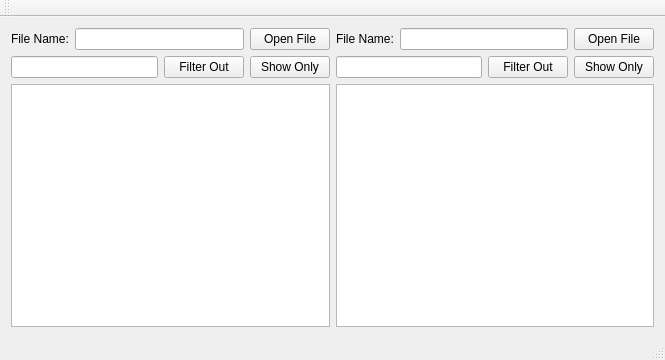
<?xml version="1.0" encoding="UTF-8"?>
<ui version="4.0">
 <class>MainWindow</class>
 <widget class="QMainWindow" name="MainWindow">
  <property name="geometry">
   <rect>
    <x>0</x>
    <y>0</y>
    <width>665</width>
    <height>360</height>
   </rect>
  </property>
  <property name="windowTitle">
   <string>MainWindow</string>
  </property>
  <widget class="QWidget" name="centralWidget">
   <layout class="QHBoxLayout" name="horizontalLayout_5">
    <item>
     <layout class="QVBoxLayout" name="verticalLayout">
      <item>
       <layout class="QHBoxLayout" name="horizontalLayout_2">
        <item>
         <widget class="QLabel" name="label">
          <property name="text">
           <string>File Name:</string>
          </property>
         </widget>
        </item>
        <item>
         <widget class="QLineEdit" name="leftFileName"/>
        </item>
        <item>
         <widget class="QPushButton" name="openButton1">
          <property name="text">
           <string>Open File</string>
          </property>
         </widget>
        </item>
       </layout>
      </item>
      <item>
       <layout class="QHBoxLayout" name="horizontalLayout">
        <item>
         <widget class="QLineEdit" name="lineEdit"/>
        </item>
        <item>
         <widget class="QPushButton" name="filterButton1">
          <property name="text">
           <string>Filter Out</string>
          </property>
         </widget>
        </item>
        <item>
         <widget class="QPushButton" name="showButton1">
          <property name="text">
           <string>Show Only</string>
          </property>
         </widget>
        </item>
       </layout>
      </item>
      <item>
       <widget class="QTableView" name="tableView1"/>
      </item>
     </layout>
    </item>
    <item>
     <layout class="QVBoxLayout" name="verticalLayout_2">
      <item>
       <layout class="QHBoxLayout" name="horizontalLayout_3">
        <item>
         <widget class="QLabel" name="label_2">
          <property name="text">
           <string>File Name:</string>
          </property>
         </widget>
        </item>
        <item>
         <widget class="QLineEdit" name="rightFileName"/>
        </item>
        <item>
         <widget class="QPushButton" name="openButton2">
          <property name="text">
           <string>Open File</string>
          </property>
         </widget>
        </item>
       </layout>
      </item>
      <item>
       <layout class="QHBoxLayout" name="horizontalLayout_4">
        <item>
         <widget class="QLineEdit" name="lineEdit_2"/>
        </item>
        <item>
         <widget class="QPushButton" name="filterButton2">
          <property name="text">
           <string>Filter Out</string>
          </property>
         </widget>
        </item>
        <item>
         <widget class="QPushButton" name="showButton2">
          <property name="text">
           <string>Show Only</string>
          </property>
         </widget>
        </item>
       </layout>
      </item>
      <item>
       <widget class="QTableView" name="tableView2"/>
      </item>
     </layout>
    </item>
   </layout>
  </widget>
  <widget class="QMenuBar" name="menuBar">
   <property name="geometry">
    <rect>
     <x>0</x>
     <y>0</y>
     <width>665</width>
     <height>19</height>
    </rect>
   </property>
  </widget>
  <widget class="QToolBar" name="mainToolBar">
   <attribute name="toolBarArea">
    <enum>TopToolBarArea</enum>
   </attribute>
   <attribute name="toolBarBreak">
    <bool>false</bool>
   </attribute>
  </widget>
  <widget class="QStatusBar" name="statusBar"/>
 </widget>
 <layoutdefault spacing="6" margin="11"/>
 <resources/>
 <connections/>
</ui>
